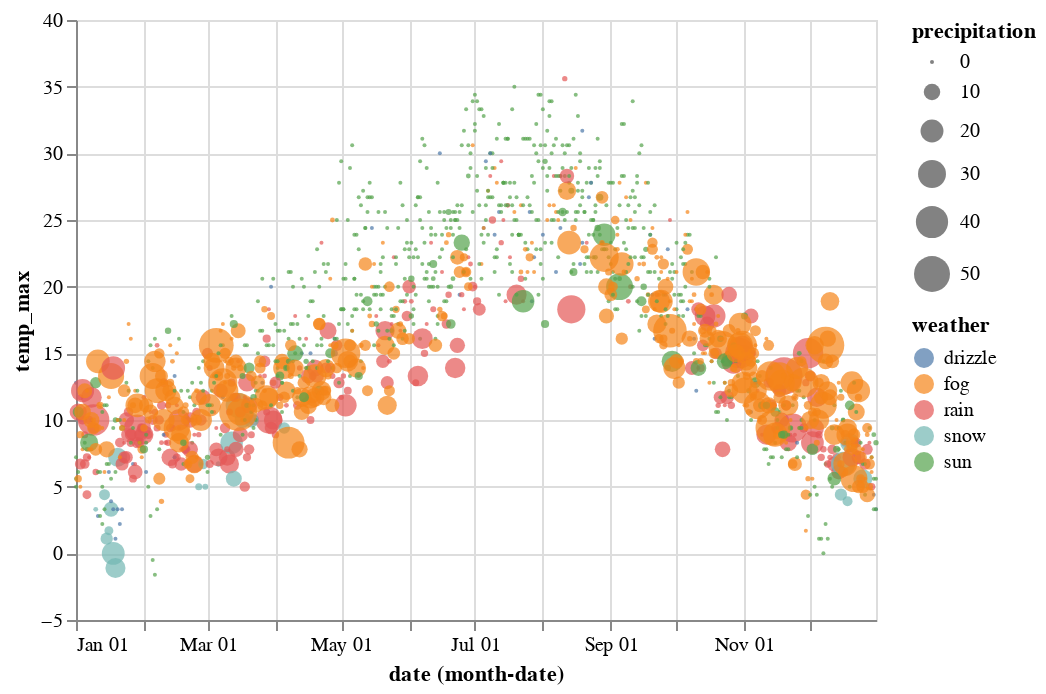

Notebook cell for this chart:
### Markdown cell above
Suppose you want to know a general trend of Seattle weather from 2012 to 2015 by month. But, we want to look at not only the maximum temperature but also the weather and precipitation at the same time. Then these 5 lines of code allow us to show 4 dimensions or aspects of the weather data. To elaborate on the code, `mark_circle()` is called to create a scatter plot with circles. By calling `fill = 'weather'`, `size = 'precipitation'`, we see circles are sized based on the precipitation and colored based on the weather.

### Code cell
scatter = alt.Chart(weather_data).mark_circle().encode(
    x = 'monthdate(date):T',
    y = 'temp_max:Q',
    fill = 'weather:N',
    size = 'precipitation:Q'
)

scatter

### Figure 1 — Vega-Lite specification as saved in the notebook (floating-point values rounded to 4 significant figures; data arrays with more than 128 entries replaced by an {"elided": "..."} marker saying what was removed)
{"config": {"view": {"continuousWidth": 400, "continuousHeight": 300}}, "data": {"name": "data-830c39fec90146253fb06a06c26374ef"}, "mark": "circle", "encoding": {"fill": {"type": "nominal", "field": "weather"}, "size": {"type": "quantitative", "field": "precipitation"}, "x": {"type": "temporal", "field": "date", "timeUnit": "monthdate"}, "y": {"type": "quantitative", "field": "temp_max"}}, "$schema": "https://vega.github.io/schema/vega-lite/v4.8.1.json", "datasets": {"data-830c39fec90146253fb06a06c26374ef": {"elided": "1461 records"}}}
